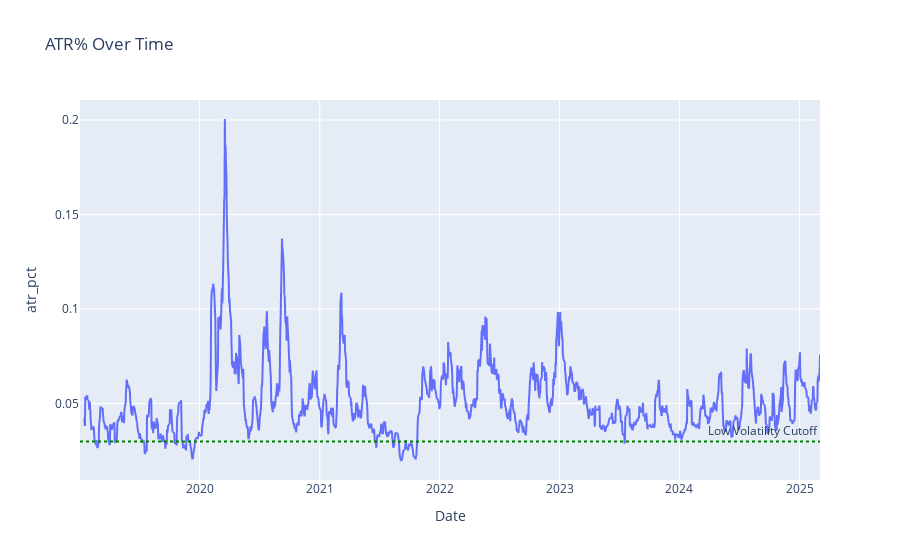

The notebook cell saved with this chart:
### Code cell
import plotly.express as px
fig = px.line(tsla, x=tsla.index, y="atr_pct", title="ATR% Over Time")
fig.add_hline(y=0.03, line_dash="dot", line_color="green", annotation_text="Low Volatility Cutoff")
fig.show()

### Figure 1 — Plotly figure (JSON) as saved in the notebook; plotly's stock layout.template omitted (floating-point values rounded to 4 significant figures; data arrays with more than 128 entries replaced by an {"elided": "..."} marker saying what was removed)
{"data": [{"hovertemplate": "Date=%{x}<br>atr_pct=%{y}<extra></extra>", "legendgroup": "", "line": {"color": "#636efa", "dash": "solid"}, "marker": {"symbol": "circle"}, "mode": "lines", "name": "", "showlegend": false, "type": "scattergl", "x": {"elided": "1551 str values"}, "xaxis": "x", "y": {"elided": "1551 float values"}, "yaxis": "y"}], "layout": {"annotations": [{"showarrow": false, "text": "Low Volatility Cutoff", "x": 1, "xanchor": "right", "xref": "x domain", "y": 0.03, "yanchor": "bottom", "yref": "y"}], "legend": {"tracegroupgap": 0}, "shapes": [{"line": {"color": "green", "dash": "dot"}, "type": "line", "x0": 0, "x1": 1, "xref": "x domain", "y0": 0.03, "y1": 0.03, "yref": "y"}], "title": {"text": "ATR% Over Time"}, "xaxis": {"anchor": "y", "domain": [0, 1], "title": {"text": "Date"}}, "yaxis": {"anchor": "x", "domain": [0, 1], "title": {"text": "atr_pct"}}}}
